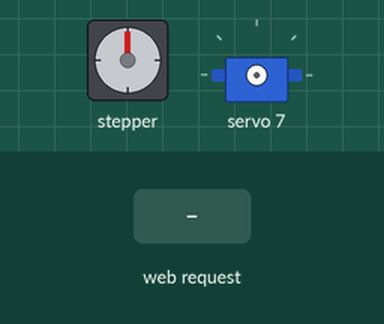
A program run on a simulated ESP32. On the bench: stepper motor, servo. The test bench sets the inputs (shaded band). WiFi joins after 1.5 s; servers stay silent unless stated; stepper angles assume 2048 steps per turn; what the program prints to the serial monitor is not drawn.

Above: at 2.7 s.
2.8 s: HTTP request GET /startForward received
At 3.26 s:
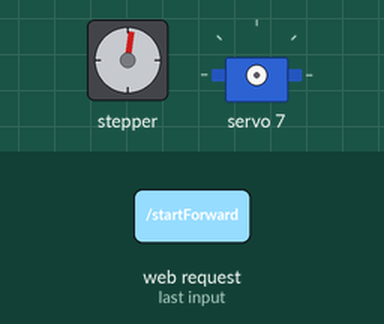
5.8 s: HTTP request GET /startBackward received
8.8 s: HTTP request GET /stop received
At 8.8 s:
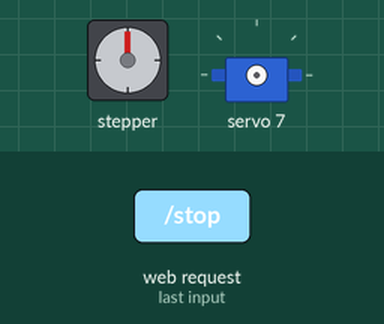
10.3 s: HTTP request GET /startBackward?servo=1 received
At 10.76 s:
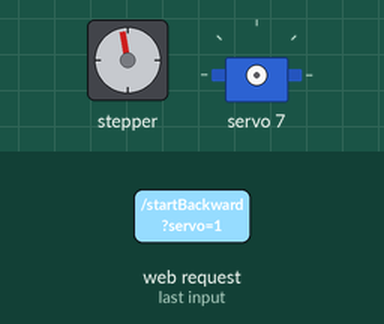
13.3 s: HTTP request GET /setServo?servo=1&value=1 received
Timing chart, 0 to 26.3 s (numbered marks = the images above; inputs shaded):
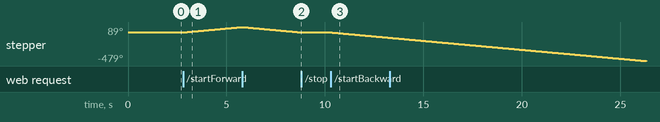

Measured:
- after the input at 2.8 s, stepper: keeps turning clockwise at about 30°/s, starting at once
- after the input at 8.8 s, stepper: stops changing and stays 0°
- after the input at 10.3 s, stepper: keeps turning counter-clockwise at about 30°/s, starting at once

The program:

main.cpp
```cpp
#include <Arduino.h>
#include "server.h"
#include "StepperMotor.h"

void setup() {
    Serial.begin(115200); //initialize Serial Monitor
    startServer(); // Start the web server
}

void loop() {
    handleMotorMovement(); // Handle motor movement
    //process the http requests and send appropriate response
}
```

server.cpp
```cpp
#include "server.h"
#include <WiFi.h>
#include <ESPAsyncWebServer.h>
#include "stepperMotor.h" // Include motor control functions
#include "servoMotor.h"   // Include servo control functions

const char* ssid = "Liam";
const char* password = "Liam1965";

AsyncWebServer server(80); // Use AsyncWebServer instead of WebServer

// Function to serve the HTML file
void handleRoot(AsyncWebServerRequest *request) {
    request->send(200, "text/html", R"rawliteral(
        <!DOCTYPE html>
        <html>
        <head>
            <title>ESP32 Motor & Servo Control</title>
            <style>
                body { font-family: Arial, sans-serif; text-align: center; }
                .slider-container { margin: 20px; }
                input[type=range] { width: 80%; }
            </style>
        </head>
        <body>
            <h1>ESP32 Stepper & Servo Control</h1>

            <!-- Stepper Motor Buttons -->
            <button
                onmousedown="fetch('/startForward')"
                onmouseup="fetch('/stop')"
                ontouchstart="fetch('/startForward')"
                ontouchend="fetch('/stop')">
                Move Forward
            </button>

            <button
                onmousedown="fetch('/startBackward')"
                onmouseup="fetch('/stop')"
                ontouchstart="fetch('/startBackward')"
                ontouchend="fetch('/stop')">
                Move Backward
            </button>

            <h2>Servo Control</h2>

            <div class="slider-container">
                <label>Servo 1:</label>
                <input type="range" min="0" max="180" value="90" id="servo1" oninput="updateServo(1, this.value)">
            </div>

            <div class="slider-container">
                <label>Servo 2:</label>
                <input type="range" min="0" max="180" value="90" id="servo2" oninput="updateServo(2, this.value)">
            </div>

            <div class="slider-container">
                <label>Servo 3:</label>
                <input type="range" min="0" max="180" value="90" id="servo3" oninput="updateServo(3, this.value)">
            </div>

            <script>
                function updateServo(servo, value) {
                    fetch(`/setServo?servo=${servo}&value=${value}`)
                        .then(response => console.log(`Servo ${servo} moved to ${value}`));
                }
            </script>
        </body>
        </html>
    )rawliteral");
}

// Handle undefined routes
void handleNotFound(AsyncWebServerRequest *request) {
    request->send(404, "text/plain", "404: Not Found");
}

// Web server setup
void startServer() {
    WiFi.begin(ssid, password);
    Serial.print("Connecting to WiFi...");

    while (WiFi.status() != WL_CONNECTED) {
        delay(500);
        Serial.print(".");
    }

    // Serial monitor output
    Serial.println("\nConnected!");
    Serial.print("IP Address: ");
    Serial.println(WiFi.localIP());

    startMotor();  // Initialize motor
    startServo();  // Initialize servo

    // Main Webpage Route
    server.on("/", HTTP_GET, handleRoot);

    // Stepper motor control routes
    server.on("/startForward", HTTP_GET, [](AsyncWebServerRequest *request) {
        startForward(); // Call the function to move the motor forward
        request->send(200); // Send an empty response
    });

    server.on("/startBackward", HTTP_GET, [](AsyncWebServerRequest *request) {
        startBackward(); // Call the function to move the motor backward
        request->send(200); // Send an empty response
    });

    server.on("/stop", HTTP_GET, [](AsyncWebServerRequest *request) {
        stopMotor(); // Call the function to stop the motor
        request->send(200); // Send an empty response
    });

    // Servo Routes
    server.on("/setServo", HTTP_GET, handleServoRequest);

    server.onNotFound(handleNotFound); // Handle undefined routes

    server.begin();
}
```

server.h
```cpp
#ifndef SERVER_H
#define SERVER_H

void startServer();
void handleClient();

#endif
```

servoMotor.cpp
```cpp
#include <Wire.h>
#include "ServoMotor.h"
#include <Adafruit_PWMServoDriver.h>


// PCA9685 Setup
Adafruit_PWMServoDriver pwm = Adafruit_PWMServoDriver(0x40);

// Servo pulse limits
#define SERVO_MIN  150  // Min pulse length
#define SERVO_MAX  600  // Max pulse length

// Servo Channels
#define POS_SERVO1_CHANNEL 7
#define POS_SERVO2_CHANNEL 8
#define POS_SERVO3_CHANNEL 12

void startServo(){
    pwm.begin();
    pwm.setPWMFreq(50);  // Set frequency to 50 Hz for servos
    Serial.println("PCA9685 Initialized.");
}

void setServoPosition(int servoNum, int angle) {
    int pulse = map(angle, 0, 180, SERVO_MIN, SERVO_MAX);

    switch (servoNum) {
        case 1:
            pwm.setPWM(POS_SERVO1_CHANNEL, 0, pulse);
            break;
        case 2:
            pwm.setPWM(POS_SERVO2_CHANNEL, 0, pulse);
            break;
        case 3:
            pwm.setPWM(POS_SERVO3_CHANNEL, 0, pulse);
            break;
        default:
            break;
    }
}

void handleServoRequest(AsyncWebServerRequest *request) {
    if (request->hasParam("servo") && request->hasParam("value")) {
        int servoNum = request->getParam("servo")->value().toInt();
        int value = request->getParam("value")->value().toInt();

        setServoPosition(servoNum, value);
        request->send(200, "text/plain", "Servo updated");
    } else {
        request->send(400);
    }
}
```

servoMotor.h
```cpp
#ifndef SERVO_MOTOR_H
#define SERVO_MOTOR_H
#include <ESPAsyncWebServer.h>


void startServo();
void setServoPosition(int servoNum, int angle);
void handleServoRequest(AsyncWebServerRequest *request);


#endif
```

stepperMotor.cpp
```cpp
#include "stepperMotor.h"
#include <Arduino.h>
#include <Stepper.h>

// Define the number of steps per revolution for your motor
const int stepsPerRevolution = 2048;

// ULN2003 Motor Driver Pins
#define IN1 27
#define IN2 14
#define IN3 12
#define IN4 13

// Initialize the stepper library with the motor driver pins
Stepper myStepper(stepsPerRevolution, IN1, IN3, IN2, IN4);

volatile bool motorRunning = false;
volatile int motorDirection = 0; // 1 = forward, -1 = backward, 0 = stop


// Function to initialize the motor
void startMotor() {
    myStepper.setSpeed(5);
    Serial.println("Stepper motor initialized.");
}

void startForward() {
    Serial.println("Starting forward movement...");
    // Start moving the motor forward continuously
    motorRunning = true;
    motorDirection = 1;
}

void startBackward() {
    Serial.println("Starting backward movement...");
    // Start moving the motor backward continuously
    motorRunning = true;
    motorDirection = -1;
}

void stopMotor() {
    Serial.println("Stopping motor...");
    // Stop the motor
    motorRunning = false;
    motorDirection = 0;
}

void handleMotorMovement() {
    if (motorRunning) {
        if (motorDirection == 1) {
            myStepper.step(1); // Move one step forward
        } else if (motorDirection == -1) {
            myStepper.step(-1); // Move one step backward
        }
    }
}
```

stepperMotor.h
```cpp
#ifndef STEPPER_MOTOR_H
#define STEPPER_MOTOR_H


void startMotor();

void startForward();
void startBackward();
void stopMotor();

void handleMotorMovement();

#endif
```
